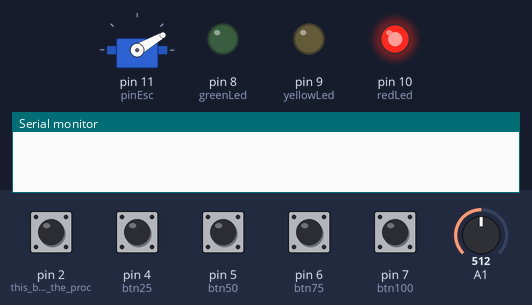
The sketch below on a simulated Arduino Uno, built with avr-gcc and run on an emulated ATmega328P. On the bench: servo, output pins drawn as LEDs (lit = HIGH), the last lines printed to the serial monitor. The test bench sets the inputs (shaded band); at power-on: pin 2 (this_button_stop_the_proc), pin 4 (btn25), pin 5 (btn50), pin 6 (btn75), pin 7 (btn100) LOW, A1 = 512.

Above: at 4.2 s.
4.3 s: pin 4 (btn25) pulled HIGH for 0.15 s
At 5.5 s:
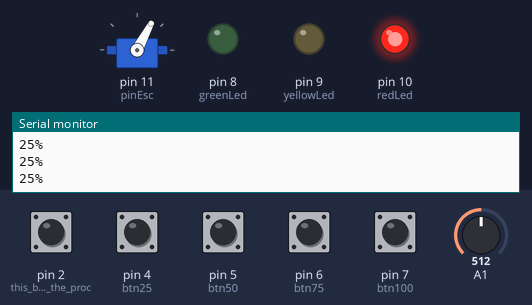
5.9 s: A1 set to 834
7.4 s: A1 set to 862
At 8.4 s:
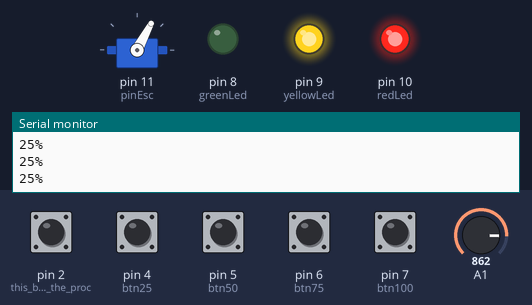
8.9 s: pin 5 (btn50) pulled HIGH for 0.15 s
At 9.7 s:
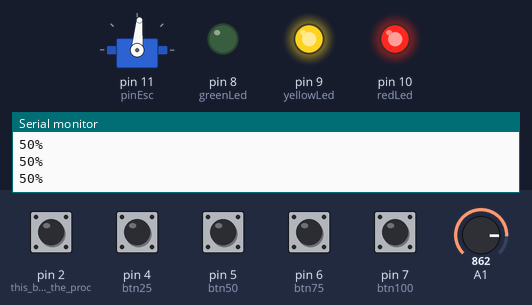
10.5 s: pin 6 (btn75) pulled HIGH for 0.15 s
At 11.1 s:
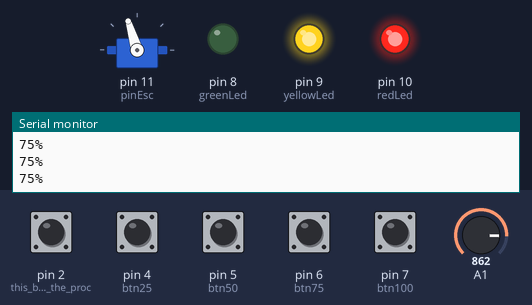
12.1 s: pin 7 (btn100) pulled HIGH for 1 s
At 12.8 s:
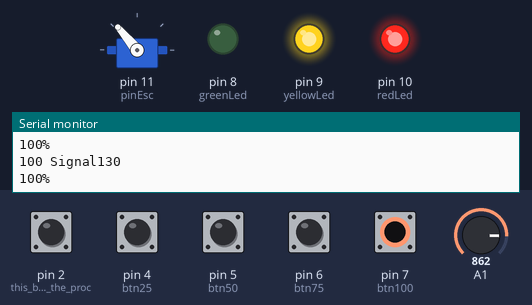
Timing chart, 0 to 15.1 s (numbered marks = the images above; inputs shaded):
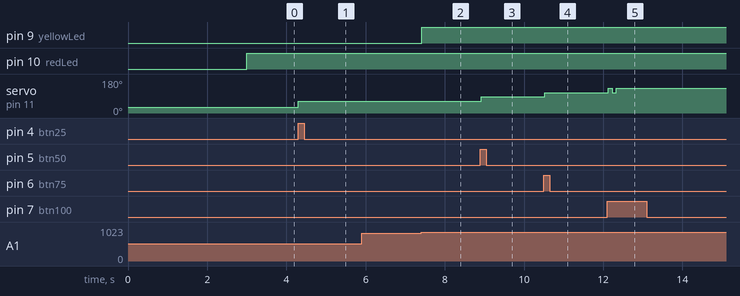

The sketch:

surfboard_leds_battery_level_and_buttons_op3.ino
```cpp
#include <Servo.h>
Servo esc_signal;

int option  = 0;  //this is to know witch button was touched
int count   = 0;  //this is to know how much time the output will be working

int btn100  = 7; //for pin 7
int btn75   = 6; //for pin 6
int btn50   = 5; //for pin 5
int btn25   = 4; //for pin 4

int pinEsc = 11; //for pin 11

int greenLed  = 8; //for pin 8
int yellowLed = 9; //for pin 9
int redLed    = 10;//for pin 10

int highLevel   = 900;//number to compare with the analog reader
int mediumLevel = 850;//number to compare with the analog reader
int lowLevel    = 750;//number to compare with the analog reader

int output_signal   = 0; //for output value, this goes between 0 and 255 to the pwd

void setup() {
  pinMode(2,INPUT);//this button stop the process

  pinMode(btn100,INPUT);//  100% power for 8s and 75% power for 60s
  pinMode(btn75,INPUT);//   75% power for 100s
  pinMode(btn50,INPUT);//   50% power for 100s
  pinMode(btn25,INPUT);//   25% power for 100s

  pinMode(greenLed,OUTPUT);//   to turn on the green Led
  pinMode(yellowLed,OUTPUT);//  to turn on the yellow Led
  pinMode(redLed,OUTPUT);//     to turn on the red Led


  attachInterrupt(digitalPinToInterrupt(2),BotonStop,RISING); //this button will work even if something else is in process

  Serial.begin(9600); //to print the values

  esc_signal.attach(pinEsc);  //Specify here the pin number on which the signal pin of ESC is connected.
  esc_signal.write(30);   //ESC arm command. ESCs won't start unless input speed is less during initialization.
  delay(3000);            //ESC initialization delay.

}

void loop() {

  if(digitalRead(btn100)){
    output_signal=map(100,0,100,40,130);
    Serial.print("100 Signal");
    Serial.println(output_signal);
    option=1;
    Power100();
    }
  if(digitalRead(btn75)){
    output_signal=map(75,0,100,40,130);
    Serial.print("75 Signal");
    Serial.println(output_signal);
    option=2;
    Power75();
    }
  if(digitalRead(btn50)){
    output_signal=map(50,0,100,40,130);
    Serial.print("50 Signal");
    Serial.println(output_signal);
    option=3;
    Power50();
    }
  if(digitalRead(btn25)){
    output_signal=map(25,0,100,40,130);
    Serial.print("25 Signal");
    Serial.println(output_signal);
    option=4;
    Power25();
    }

  CheckOption();
  //Serial.print("A1:");
  CheckBattery(analogRead(A1));
  if(analogRead(A1)>1){
    //Serial.print("A1:");
    //Serial.println(analogRead(A1));
    //Serial.println(" ");
  }
  //Serial.println(" ");
  count+=1;
  delay(100);

}

void BotonStop(){
//pin2 button
  option=0;
  count=0;
  esc_signal.write(30);
}

void CheckBattery(int A1){
   //Serial.println(A1);

    if(A1>=mediumLevel){
    digitalWrite(yellowLed,HIGH);
    digitalWrite(redLed,HIGH);
    digitalWrite(greenLed,LOW);
    }
    if(A1>=highLevel){
    digitalWrite(greenLed,HIGH);
    digitalWrite(redLed,HIGH);
    digitalWrite(yellowLed,HIGH);
    }
    if(A1<=lowLevel){
    digitalWrite(redLed,HIGH);
    digitalWrite(yellowLed,LOW);
    digitalWrite(greenLed,LOW);
    }
  }

void Power100(){
  esc_signal.write(output_signal);
  }
void Power75(){
  esc_signal.write(output_signal);
  }
void Power50(){
  esc_signal.write(output_signal);
  }
void Power25(){
  esc_signal.write(output_signal);
  }

void CheckOption(){
  switch (option) {
  case 1:
    Serial.println("100%");
    if(count==80){
      output_signal=map(75,0,100,40,130);
      Power75();
      }
    if(count>=680){
      BotonStop();
      }
    break;
  case 2:
    Serial.println("75%");
    if(count>=1000){
      BotonStop();
      }
      break;
  case 3:
    Serial.println("50%");
    if(count>=1000){
      BotonStop();
      }
    break;
  case 4:
    Serial.println("25%");
    if(count>=1000){
      BotonStop();
      }
    break;
  default:
    //Serial.println("0%");
    BotonStop();
    break;
}
  }
```

Measured:
- the behaviour switches between 849 and 850 on A1 (found by bisection; images 1 and 2)
- after the input at 4.3 s, servo on pin 11 (pinEsc): 30° → 62° at once
- after the input at 7.4 s, pin 9 (yellowLed): LOW → HIGH at once
- after the input at 8.9 s, servo on pin 11 (pinEsc): 62° → 85° at once
- after the input at 10.5 s, servo on pin 11 (pinEsc): 85° → 107° at once
- after the input at 12.1 s, servo on pin 11 (pinEsc): 107° → 130° at once, → 107° 0.10 s later, → 130° 0.10 s later
